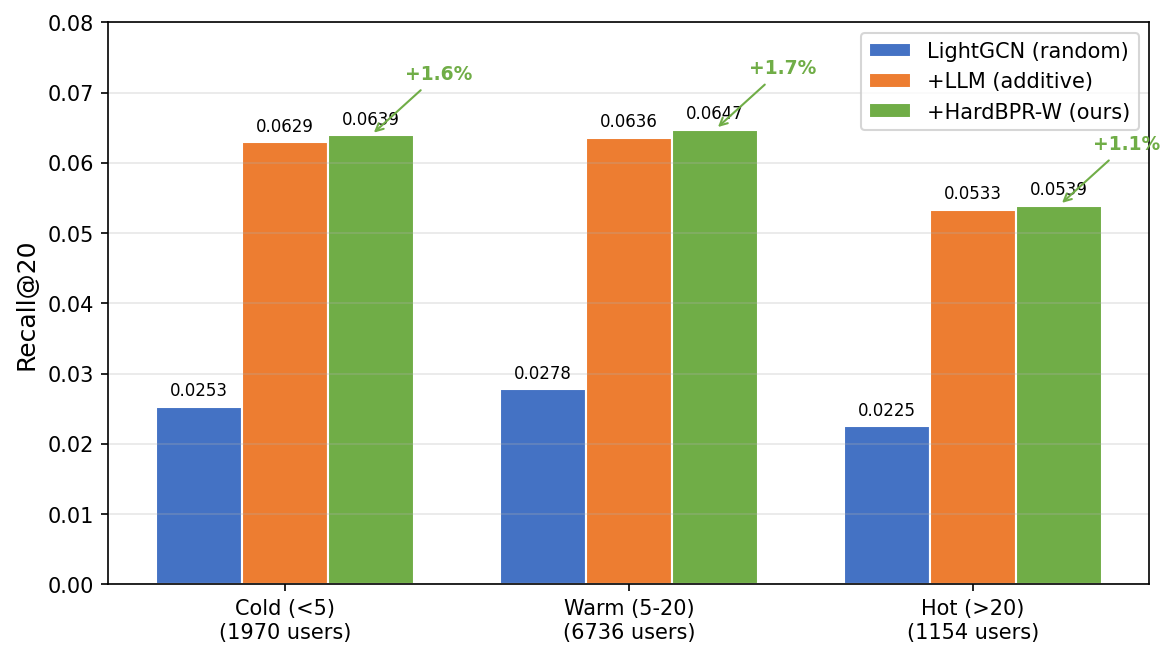

This figure's Python source:
"""生成冷/温/热用户分组 Recall@20 对比图"""
import numpy as np
import matplotlib.pyplot as plt
import matplotlib
matplotlib.rcParams['font.family'] = 'DejaVu Sans'

# Data from experiments
groups = ['Cold (<5)', 'Warm (5-20)', 'Hot (>20)']
group_sizes = [1970, 6736, 1154]

lgc   = [0.0253, 0.0278, 0.0225]
llm   = [0.0629, 0.0636, 0.0533]
hardbpr = [0.0639, 0.0647, 0.0539]

x = np.arange(len(groups))
width = 0.25

fig, ax = plt.subplots(figsize=(8, 4.5))

bars1 = ax.bar(x - width, lgc, width, label='LightGCN (random)', color='#4472C4', edgecolor='white')
bars2 = ax.bar(x, llm, width, label='+LLM (additive)', color='#ED7D31', edgecolor='white')
bars3 = ax.bar(x + width, hardbpr, width, label='+HardBPR-W (ours)', color='#70AD47', edgecolor='white')

# Add values on bars
for bars in [bars1, bars2, bars3]:
    for bar in bars:
        h = bar.get_height()
        ax.text(bar.get_x() + bar.get_width()/2., h + 0.001, f'{h:.4f}',
                ha='center', va='bottom', fontsize=8)

ax.set_ylabel('Recall@20', fontsize=12)
ax.set_xticks(x)
ax.set_xticklabels([f'{g}\n({n} users)' for g, n in zip(groups, group_sizes)], fontsize=10)
ax.legend(fontsize=10, loc='upper right')
ax.set_ylim(0, 0.08)
ax.grid(axis='y', alpha=0.3)

# Add improvement annotation
for i in range(3):
    imp = (hardbpr[i] - llm[i]) / llm[i] * 100
    ax.annotate(f'+{imp:.1f}%', xy=(x[i] + width, hardbpr[i]),
                xytext=(x[i] + width + 0.1, hardbpr[i] + 0.008),
                fontsize=9, color='#70AD47', fontweight='bold',
                arrowprops=dict(arrowstyle='->', color='#70AD47', lw=1))

plt.tight_layout()
plt.savefig('I:/claude_code文件/run_recmodels/paper/fig_coldhot.pdf',
            dpi=150, bbox_inches='tight')
plt.savefig('I:/claude_code文件/run_recmodels/paper/fig_coldhot.png',
            dpi=150, bbox_inches='tight')
print('fig_coldhot saved')
